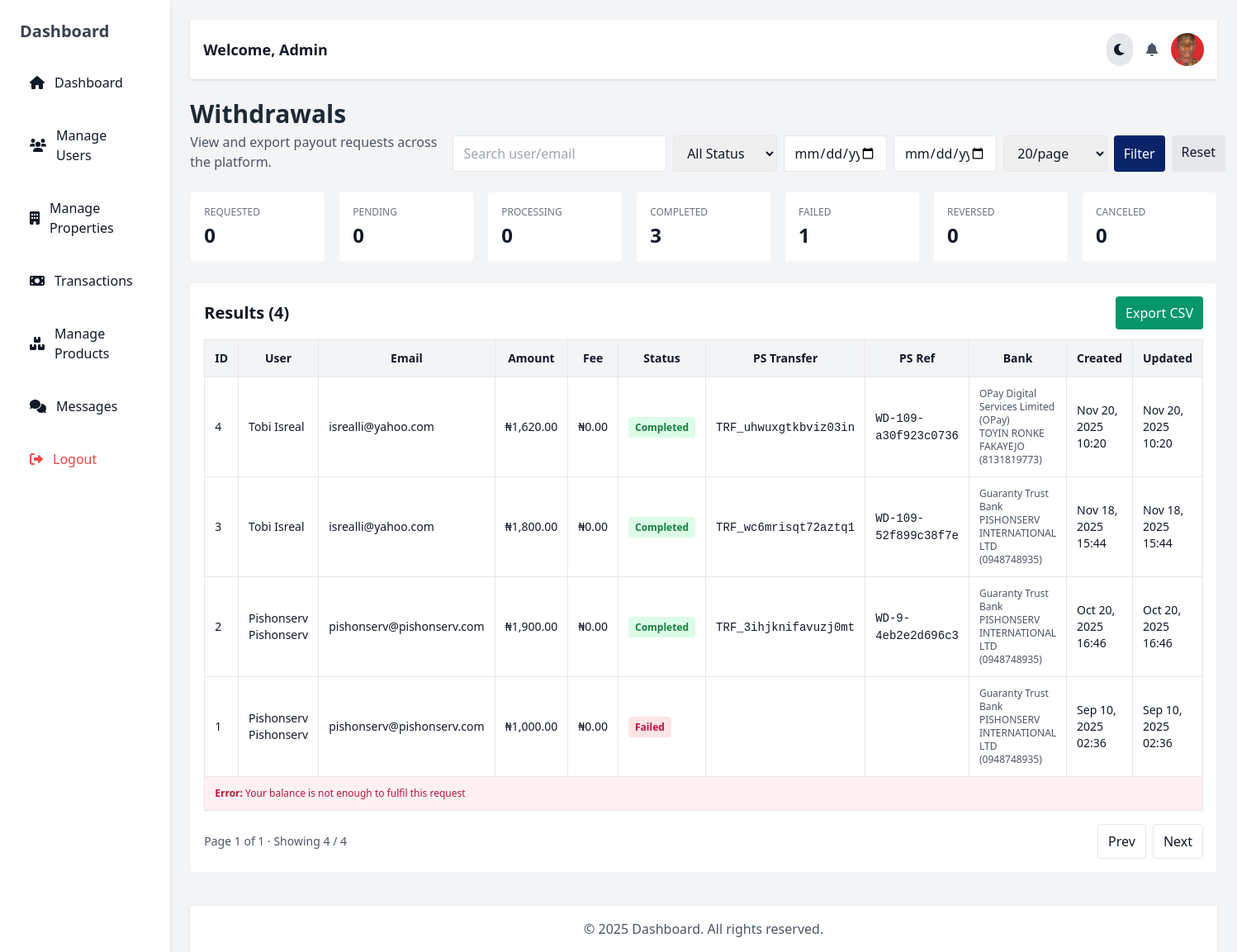
The app's page /dashboard/admin_withdrawals.php (signed in) with its own data.
### tables this page shows
CREATE TABLE `withdrawals` (
  `id` int(11) NOT NULL,
  `user_id` int(11) NOT NULL,
  `bank_account_id` int(11) NOT NULL,
  `amount` decimal(15,2) NOT NULL,
  `fee` decimal(15,2) DEFAULT 0.00,
  `currency` varchar(10) DEFAULT 'NGN',
  `status` enum('requested','pending','processing','completed','failed','reversed','canceled') NOT NULL DEFAULT 'requested',
  `recipient_code` varchar(100) DEFAULT NULL,
  `reason` varchar(255) DEFAULT NULL,
  `reference` varchar(100) NOT NULL,
  `paystack_transfer_code` varchar(100) DEFAULT NULL,
  `paystack_reference` varchar(100) DEFAULT NULL,
  `error_message` text DEFAULT NULL,
  `metadata` longtext DEFAULT NULL CHECK (json_valid(`metadata`)),
  `created_at` timestamp NOT NULL DEFAULT current_timestamp(),
  `updated_at` timestamp NOT NULL DEFAULT current_timestamp() ON UPDATE current_timestamp()
);

CREATE TABLE `users` (
  `id` int(11) NOT NULL,
  `name` varchar(255) NOT NULL,
  `lname` varchar(255) NOT NULL,
  `email` varchar(255) NOT NULL,
  `password` varchar(255) NOT NULL,
  `role` varchar(50) NOT NULL,
  `profile_image` varchar(255) DEFAULT 'default.png',
  `mou_file` varchar(255) DEFAULT NULL,
  `otp_hash` varchar(255) NOT NULL,
  `otp_expires_at` datetime DEFAULT NULL,
  `email_verified` tinyint(1) DEFAULT 0,
  `created_at` timestamp NOT NULL DEFAULT current_timestamp(),
  `phone` varchar(20) DEFAULT NULL,
  `state` varchar(255) DEFAULT NULL,
  `city` varchar(255) DEFAULT NULL,
  `address` varchar(255) DEFAULT NULL,
  `nin` varchar(20) DEFAULT NULL,
  `zoho_lead_id` varchar(100) DEFAULT NULL,
  `zoho_contact_id` varchar(255) DEFAULT NULL,
  `api_key` varchar(255) DEFAULT NULL
);

CREATE TABLE `bank_accounts` (
  `id` int(11) NOT NULL,
  `user_id` int(11) NOT NULL,
  `bank_name` varchar(255) NOT NULL,
  `bank_code` varchar(10) NOT NULL,
  `account_number` varchar(50) NOT NULL,
  `account_name` varchar(255) NOT NULL,
  `paystack_recipient_code` varchar(50) DEFAULT NULL,
  `created_at` timestamp NOT NULL DEFAULT current_timestamp()
);

### dashboard/admin_withdrawals.php (called while the page is built, shortened)
<?php
include 'dashboard_layout.php';

### dashboard/admin_withdrawals_content.php (the view, shortened to what this page needs)
<?php
function h($s){ return htmlspecialchars((string)$s, ENT_QUOTES, 'UTF-8'); }
function ngn($n){ return '₦'.number_format((float)$n, 2); }
$allowed_status = ['requested','pending','processing','completed','failed','reversed','canceled'];
$q         = isset($_GET['q']) ? trim($_GET['q']) : '';
$date_from = isset($_GET['from']) ? trim($_GET['from']) : '';
$date_to   = isset($_GET['to']) ? trim($_GET['to']) : '';
$page     = max(1, (int)($_GET['page'] ?? 1));
$per_page = max(10, min(100, (int)($_GET['per_page'] ?? 20)));
$offset   = ($page - 1) * $per_page;
$where = [];
$params = [];
$types  = '';
$where_sql = $where ? ('WHERE '.implode(' AND ', $where)) : '';
$counts = array_fill_keys($allowed_status, 0);
if ($res = $conn->query("SELECT status, COUNT(*) c FROM withdrawals GROUP BY status")) {
  while ($r = $res->fetch_assoc()) { $counts[$r['status']] = (int)$r['c']; }
}
$sql_count = "SELECT COUNT(*) c
              FROM withdrawals w
              JOIN users u ON u.id=w.user_id
              LEFT JOIN bank_accounts b ON b.id=w.bank_account_id
              $where_sql";
$cstmt = $conn->prepare($sql_count);
$cstmt->execute();
$total_rows = (int)($cstmt->get_result()->fetch_assoc()['c'] ?? 0);
$total_pages = max(1, (int)ceil($total_rows / $per_page));
$sql = "SELECT
          w.id, w.user_id, w.bank_account_id, w.amount, w.fee, w.currency,
          w.status, w.recipient_code, w.reason, w.paystack_transfer_code,
          w.paystack_reference, w.error_message, w.created_at, w.updated_at,
          u.name, u.lname, u.email,
          b.bank_name, b.account_number, b.account_name
        FROM withdrawals w
        JOIN users u ON u.id=w.user_id
        LEFT JOIN bank_accounts b ON b.id=w.bank_account_id
        $where_sql
        ORDER BY w.created_at DESC
        LIMIT ? OFFSET ?";
$lstmt = $conn->prepare($sql);
if ($types) {
  $bind_types = $types.'ii';
  $bind_params = array_merge($params, [$per_page, $offset]);
  $lstmt->bind_param($bind_types, ...$bind_params);
} else {
  $lstmt->bind_param('ii', $per_page, $offset);
}
$lstmt->execute();
$rows = $lstmt->get_result();
function statusBadge($s) {
  $map = [
    'requested'=>'bg-blue-100 text-blue-700',
    'pending'=>'bg-amber-100 text-amber-700',
    'processing'=>'bg-indigo-100 text-indigo-700',
    'completed'=>'bg-green-100 text-green-700',
    'failed'=>'bg-rose-100 text-rose-700',
    'reversed'=>'bg-purple-100 text-purple-700',
    'canceled'=>'bg-gray-200 text-gray-700'
  ];
  $cls = $map[$s] ?? 'bg-gray-100 text-gray-700';
  return '<span class="px-2 py-1 rounded text-xs font-semibold '.$cls.'">'.h(ucfirst($s)).'</span>';
}
?>
<div class="mt-6 space-y-6">
  <div class="flex flex-col md:flex-row md:items-end md:justify-between gap-4">
    <div>
      <h2 class="text-2xl md:text-3xl font-bold text-gray-800 dark:text-gray-200">Withdrawals</h2>
      <p class="text-gray-600 dark:text-gray-400 mt-1">View and export payout requests across the platform.</p>
    </div>
    <form method="get" class="grid grid-cols-2 md:grid-cols-7 gap-2">
      <input type="text" name="q" value="<?= h($q) ?>" placeholder="Search user/email"
             class="col-span-2 md:col-span-2 px-3 py-2 border rounded dark:bg-gray-800 dark:border-gray-700">
      <select name="status" class="col-span-1 px-3 py-2 border rounded dark:bg-gray-800 dark:border-gray-700">
        <option value="">All Status</option>
      </select>
      <input type="date" name="from" value="<?= h($date_from) ?>"
             class="col-span-1 px-3 py-2 border rounded dark:bg-gray-800 dark:border-gray-700">
      <input type="date" name="to" value="<?= h($date_to) ?>"
             class="col-span-1 px-3 py-2 border rounded dark:bg-gray-800 dark:border-gray-700">
      <select name="per_page" class="col-span-1 px-3 py-2 border rounded dark:bg-gray-800 dark:border-gray-700">
        <?php foreach ([20,50,100] as $pp): ?>
          <option value="<?= $pp ?>" <?= $per_page==$pp?'selected':''; ?>><?= $pp ?>/page</option>
        <?php endforeach; ?>
      </select>
      <div class="col-span-2 md:col-span-1 flex gap-2">
        <button class="px-3 py-2 bg-[#092468] text-white rounded hover:bg-[#061b47]">Filter</button>
        <a class="px-3 py-2 bg-gray-200 rounded dark:bg-gray-700 dark:text-gray-100" href="admin_withdrawals.php">Reset</a>
      </div>
    </form>
  </div>
  <div class="grid grid-cols-2 md:grid-cols-7 gap-4">
    <?php foreach ($counts as $k=>$v): ?>
      <div class="bg-white dark:bg-gray-800 p-4 rounded border border-gray-100 dark:border-gray-700">
        <div class="text-xs uppercase text-gray-500"><?= h(ucfirst($k)) ?></div>
        <div class="text-2xl font-bold mt-1"><?= number_format($v) ?></div>
      </div>
    <?php endforeach; ?>
  </div>
  <div class="bg-white dark:bg-gray-800 p-4 rounded border border-gray-100 dark:border-gray-700">
    <div class="flex items-center justify-between mb-3">
      <h3 class="text-lg md:text-xl font-bold">Results (<?= number_format($total_rows) ?>)</h3>
      <?php $qs = $_GET; $qs['export']='csv'; $export_url = 'admin_withdrawals.php?'.http_build_query($qs); ?>
      <a href="<?= h($export_url) ?>"
         class="px-3 py-2 rounded bg-emerald-600 text-white hover:bg-emerald-700">Export CSV</a>
    </div>
    <div class="overflow-x-auto">
      <table class="w-full text-sm border border-gray-200 dark:border-gray-700">
        <thead>
          <tr class="bg-gray-100 dark:bg-gray-700 text-gray-900 dark:text-gray-100">
            <th class="p-3 border">ID</th>
            <th class="p-3 border">User</th>
            <th class="p-3 border">Email</th>
            <th class="p-3 border">Amount</th>
            <th class="p-3 border">Fee</th>
            <th class="p-3 border">Status</th>
            <th class="p-3 border">PS Transfer</th>
            <th class="p-3 border">PS Ref</th>
            <th class="p-3 border">Bank</th>
            <th class="p-3 border">Created</th>
            <th class="p-3 border">Updated</th>
          </tr>
        </thead>
        <tbody>
          <?php if ($rows->num_rows === 0): ?>
            <tr><td colspan="11" class="p-3 border text-center text-gray-500">No withdrawals found.</td></tr>
          <?php else: while ($r = $rows->fetch_assoc()): ?>
            <tr class="hover:bg-gray-50 dark:hover:bg-gray-700/30">
              <td class="p-3 border"><?= (int)$r['id'] ?></td>
              <td class="p-3 border"><?= h($r['name'].' '.$r['lname']) ?></td>
              <td class="p-3 border"><?= h($r['email']) ?></td>
              <td class="p-3 border"><?= ngn($r['amount']) ?></td>
              <td class="p-3 border"><?= ngn($r['fee']) ?></td>
              <td class="p-3 border"><?= statusBadge($r['status']) ?></td>
              <td class="p-3 border"><span class="font-mono"><?= h($r['paystack_transfer_code']) ?></span></td>
              <td class="p-3 border"><span class="font-mono"><?= h($r['paystack_reference']) ?></span></td>
              <td class="p-3 border">
                <div class="text-xs text-gray-600 dark:text-gray-300">
                  <?= h($r['bank_name'] ?: '—') ?><br>
                  <?= h($r['account_name'] ?: '—') ?> (<?= h($r['account_number'] ?: '—') ?>)
                </div>
              </td>
              <td class="p-3 border"><?= h(date('M j, Y H:i', strtotime($r['created_at']))) ?></td>
              <td class="p-3 border"><?= h(date('M j, Y H:i', strtotime($r['updated_at']))) ?></td>
            </tr>
            <?php if (!empty($r['error_message'])): ?>
              <tr>
                <td colspan="11" class="p-3 border bg-rose-50 dark:bg-rose-900/20 text-rose-700 dark:text-rose-300 text-xs">
                  <strong>Error:</strong> <?= h($r['error_message']) ?>
                </td>
              </tr>
            <?php endif; ?>
          <?php endwhile; endif; ?>
        </tbody>
      </table>
    </div>
    <div class="flex items-center justify-between mt-4">
      <div class="text-sm text-gray-600 dark:text-gray-300">
        Page <?= number_format($page) ?> of <?= number_format($total_pages) ?> ·
        Showing <?= number_format($rows->num_rows) ?> / <?= number_format($total_rows) ?>
      </div>
      <div class="flex gap-2">
        <?php $base_qs = $_GET; unset($base_qs['page']); $base = 'admin_withdrawals.php?'.http_build_query($base_qs).'&page='; ?>
        <a href="<?= h($base.max(1,$page-1)) ?>"
           class="px-3 py-2 rounded border bg-white dark:bg-gray-800 hover:bg-gray-50 dark:hover:bg-gray-700">Prev</a>
        <a href="<?= h($base.min($total_pages,$page+1)) ?>"
           class="px-3 py-2 rounded border bg-white dark:bg-gray-800 hover:bg-gray-50 dark:hover:bg-gray-700">Next</a>
      </div>
    </div>
  </div>
</div>

### records on screen
withdrawals: id "4", user.lname "Tobi Isreal", user.email "isrealli@yahoo.com", amount "₦1,620.00", fee "₦0.00", status "Completed", paystack_transfer_code "TRF_uhwuxgtkbviz03in", paystack_reference "WD-109-a30f923c0736", bank_account.bank_name "OPay Digital Services Limited (OPay)", bank_account.account_name "TOYIN RONKE FAKAYEJO", bank_account.account_number "8131819773", created_at "Nov 20, 2025 10:20", updated_at "Nov 20, 2025 10:20"
withdrawals: id "3", user.lname "Tobi Isreal", user.email "isrealli@yahoo.com", amount "₦1,800.00", fee "₦0.00", status "Completed", paystack_transfer_code "TRF_wc6mrisqt72aztq1", paystack_reference "WD-109-52f899c38f7e", bank_account.bank_name "Guaranty Trust Bank", bank_account.account_name "PISHONSERV INTERNATIONAL LTD", bank_account.account_number "0948748935", created_at "Nov 18, 2025 15:44", updated_at "Nov 18, 2025 15:44"
withdrawals: id "2", user.lname "Pishonserv Pishonserv", user.email "pishonserv@pishonserv.com", amount "₦1,900.00", fee "₦0.00", status "Completed", paystack_transfer_code "TRF_3ihjknifavuzj0mt", paystack_reference "WD-9-4eb2e2d696c3", bank_account.bank_name "Guaranty Trust Bank", bank_account.account_name "PISHONSERV INTERNATIONAL LTD", bank_account.account_number "0948748935", created_at "Oct 20, 2025 16:46", updated_at "Oct 20, 2025 16:46"
withdrawals: id "1", user.lname "Pishonserv Pishonserv", user.email "pishonserv@pishonserv.com", amount "₦1,000.00", fee "₦0.00", status "Failed", bank_account.bank_name "Guaranty Trust Bank", bank_account.account_name "PISHONSERV INTERNATIONAL LTD", bank_account.account_number "0948748935", created_at "Sep 10, 2025 02:36", updated_at "Sep 10, 2025 02:36", error_message "Your balance is not enough to fulfil this request"

### other values on screen
$link['text'] "Dashboard"
$link['text'] "Manage Users"
$link['text'] "Manage Properties"
$link['text'] "Transactions"
$link['text'] "Manage Products"
$link['text'] "Messages"
$user_name "Admin"
$k "REQUESTED"
$v "0"
$k "PENDING"
$k "PROCESSING"
$k "COMPLETED"
$v "3"
$k "FAILED"
$v "1"
